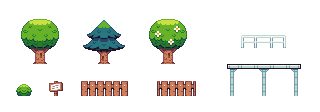
#> input picture assets/images/entities/grassland.png, 320 x 112 px
$ python sprite_extract.py ../assets/images/entities/grassland.png
#> lines starting #> are read from the running program, lines starting #| are printed output that depends on the picture
#!/usr/bin/env python3
"""
Sprite Extractor — detects sprites on a tile grid and outputs:
  1. A composite preview image (sprites blown up and labeled) for visual review
  2. A draft JSON in the entities format used by Lexaway

Usage:
    python sprite_extract.py <spritesheet.png> [options]

Options:
    --tile-size N       Tile size in pixels (default: 16)
    --scale N           Preview scale factor (default: 6)
    --output-dir DIR    Where to write output (default: same dir as input)
    --padding N         Padding between preview sprites in pixels (default: 16)
"""

import argparse
import json
import sys
from pathlib import Path

try:
    from PIL import Image, ImageDraw, ImageFont
except ImportError:
    print("Pillow is required: pip install Pillow", file=sys.stderr)
    sys.exit(1)


def find_non_empty_tiles(img, tile_size):
    """Return set of (col, row) tiles that contain at least one non-transparent pixel."""
    width, height = img.size
    cols = width // tile_size
    rows = height // tile_size
    occupied = set()

    pixels = img.load()
    for row in range(rows):
        for col in range(cols):
            x0 = col * tile_size
            y0 = row * tile_size
            for y in range(y0, min(y0 + tile_size, height)):
                for x in range(x0, min(x0 + tile_size, width)):
                    pixel = pixels[x, y]
                    if len(pixel) >= 4 and pixel[3] > 0:
                        occupied.add((col, row))
                        break
                else:
                    continue
                break

    return occupied


def find_connected_sprites(occupied_tiles):
    """Group adjacent occupied tiles into sprites using flood fill."""
    remaining = set(occupied_tiles)
    sprites = []

    while remaining:
        seed = min(remaining)  # deterministic: top-left first
        group = set()
        stack = [seed]
        while stack:
            tile = stack.pop()
            if tile in remaining:
                remaining.discard(tile)
                group.add(tile)
                col, row = tile
                for dc, dr in [(-1, 0), (1, 0), (0, -1), (0, 1)]:
                    neighbor = (col + dc, row + dr)
                    if neighbor in remaining:
                        stack.append(neighbor)
        sprites.append(group)

    return sprites


def split_sparse_components(groups, density_threshold=0.5):
    """Split connected components along low-density tile columns and rows.

    Sprite sheets sometimes have labels or annotations that bridge otherwise
    separate sprites. This finds columns/rows within each component's bounding
    box where fewer than `density_threshold` fraction of tiles are occupied,
    and splits along those gaps.
    """
    result = []
    for group in groups:
        split = _try_split(group, density_threshold)
        result.extend(split)
    return result


def _try_split(tiles, threshold):
    """Recursively split a tile group along sparse columns, then sparse rows."""
    if len(tiles) <= 1:
        return [tiles]

    min_col, min_row, max_col, max_row = sprite_bounds(tiles)
    w = max_col - min_col + 1
    h = max_row - min_row + 1

    if w >= 3:  # need at least 3 cols to have an interior split
        for col in range(min_col + 1, max_col):
            col_count = sum(1 for (c, r) in tiles if c == col)
            if col_count / h < threshold:
                left = {(c, r) for (c, r) in tiles if c < col}
                right = {(c, r) for (c, r) in tiles if c > col}
                # Tiles in the split column go to whichever side they're closer to
                # (or get dropped — they're sparse noise like text)
                pieces = []
                if left:
                    pieces.extend(_try_split(left, threshold))
                if right:
                    pieces.extend(_try_split(right, threshold))
                if pieces:
                    return pieces

    if h >= 3:
        for row in range(min_row + 1, max_row):
            row_count = sum(1 for (c, r) in tiles if r == row)
            if row_count / w < threshold:
                top = {(c, r) for (c, r) in tiles if r < row}
                bottom = {(c, r) for (c, r) in tiles if r > row}
                pieces = []
                if top:
                    pieces.extend(_try_split(top, threshold))
                if bottom:
                    pieces.extend(_try_split(bottom, threshold))
                if pieces:
                    return pieces

    return [tiles]


def sprite_bounds(tiles):
    """Return (min_col, min_row, max_col, max_row) for a set of tiles."""
    cols = [t[0] for t in tiles]
    rows = [t[1] for t in tiles]
    return min(cols), min(rows), max(cols), max(rows)


def extract_sprites(img, tile_size, density_threshold=0.5, min_tiles=1,
                     crop_region=None):
    """Detect sprites and return list of dicts sorted top-left to bottom-right.

    crop_region: optional (col, row, w_tiles, h_tiles) to restrict detection
                 to a sub-region of the sheet. Coordinates in the output are
                 still relative to the full sheet.
    """
    occupied = find_non_empty_tiles(img, tile_size)

    if crop_region:
        cc, cr, cw, ch = crop_region
        occupied = {
            (c, r) for (c, r) in occupied
            if cc <= c < cc + cw and cr <= r < cr + ch
        }

    groups = find_connected_sprites(occupied)
    groups = split_sparse_components(groups, density_threshold)

    groups = [g for g in groups if len(g) >= min_tiles]

    sprites = []
    for i, group in enumerate(groups):
        min_col, min_row, max_col, max_row = sprite_bounds(group)
        w_tiles = max_col - min_col + 1
        h_tiles = max_row - min_row + 1
        sprites.append({
            "name": f"sprite_{i}",
            "col": min_col,
            "row": min_row,
            "widthTiles": w_tiles,
            "heightTiles": h_tiles,
            "src": [min_col * tile_size, min_row * tile_size],
            "size": [w_tiles * tile_size, h_tiles * tile_size],
        })

    # Sort top-to-bottom, then left-to-right, then renumber.
    sprites.sort(key=lambda s: (s["row"], s["col"]))
    for i, s in enumerate(sprites):
        s["name"] = f"sprite_{i}"

    return sprites


def crop_sprite(img, sprite, tile_size):
    """Crop a sprite region from the source image."""
    x = sprite["src"][0]
    y = sprite["src"][1]
    w = sprite["size"][0]
    h = sprite["size"][1]
    return img.crop((x, y, x + w, y + h))


def build_preview(img, sprites, tile_size, scale, padding):
    """Build a composite preview image with labeled, scaled-up sprites."""
    if not sprites:
        return Image.new("RGBA", (100, 100), (0, 0, 0, 0))

    crops = []
    for s in sprites:
        cropped = crop_sprite(img, s, tile_size)
        scaled = cropped.resize(
            (cropped.width * scale, cropped.height * scale),
            Image.NEAREST,
        )
        crops.append(scaled)

    # Lay out in a grid — aim for roughly square
    n = len(crops)
    cols = max(1, int(n ** 0.5))
    if cols * cols < n:
        cols += 1
    rows_needed = (n + cols - 1) // cols

    label_height = 24
    cell_widths = [0] * cols
    cell_heights = [0] * rows_needed

    for i, crop in enumerate(crops):
        c = i % cols
        r = i // cols
        cell_widths[c] = max(cell_widths[c], crop.width)
        cell_heights[r] = max(cell_heights[r], crop.height + label_height)

    total_w = sum(cell_widths) + padding * (cols + 1)
    total_h = sum(cell_heights) + padding * (rows_needed + 1)

    preview = Image.new("RGBA", (total_w, total_h), (40, 40, 40, 255))
    draw = ImageDraw.Draw(preview)

    try:
        font = ImageFont.truetype("/System/Library/Fonts/Menlo.ttc", 14)
    except (OSError, IOError):
        font = ImageFont.load_default()

    y_offset = padding
    for r in range(rows_needed):
        x_offset = padding
        for c in range(cols):
            idx = r * cols + c
            if idx >= n:
                break
            crop = crops[idx]
            sprite = sprites[idx]

            # Draw checkerboard background for transparency
            checker_size = max(4, scale * 2)
            for cy in range(0, crop.height, checker_size):
                for cx in range(0, crop.width, checker_size):
                    is_light = ((cx // checker_size) + (cy // checker_size)) % 2 == 0
                    color = (70, 70, 70, 255) if is_light else (50, 50, 50, 255)
                    draw.rectangle(
                        [x_offset + cx, y_offset + cy,
                         x_offset + min(cx + checker_size, crop.width) - 1,
                         y_offset + min(cy + checker_size, crop.height) - 1],
                        fill=color,
                    )

            preview.paste(crop, (x_offset, y_offset), crop)

            label = f"{sprite['name']} ({sprite['widthTiles']}x{sprite['heightTiles']})"
            draw.text(
                (x_offset, y_offset + crop.height + 4),
                label,
                fill=(200, 200, 200, 255),
                font=font,
            )

            x_offset += cell_widths[c] + padding
        y_offset += cell_heights[r] + padding

    return preview


def build_json(source_name, tile_size, sprites):
    """Build the entity JSON structure."""
    entities = {}
    for s in sprites:
        entities[s["name"]] = {
            "col": s["col"],
            "row": s["row"],
            "widthTiles": s["widthTiles"],
            "heightTiles": s["heightTiles"],
            "src": s["src"],
            "size": s["size"],
        }

    return {
        "source": source_name,
        "tileSize": tile_size,
        "entities": entities,
    }


def main():
    parser = argparse.ArgumentParser(description="Extract sprites from a tile-based sprite sheet")
    parser.add_argument("spritesheet", help="Path to the sprite sheet PNG")
    parser.add_argument("--tile-size", type=int, default=16, help="Tile size in pixels (default: 16)")
    parser.add_argument("--scale", type=int, default=6, help="Preview scale factor (default: 6)")
    parser.add_argument("--output-dir", help="Output directory (default: same as input)")
    parser.add_argument("--padding", type=int, default=16, help="Preview padding (default: 16)")
    parser.add_argument("--density", type=float, default=0.5, help="Split threshold: columns/rows below this density get split (default: 0.5)")
    parser.add_argument("--min-tiles", type=int, default=1, help="Discard sprites smaller than N tiles (default: 1)")
    parser.add_argument("--crop", help="Restrict detection to a tile region: col,row,w,h (e.g. 12,5,3,4)")
    args = parser.parse_args()

    input_path = Path(args.spritesheet)
    if not input_path.exists():
        print(f"File not found: {input_path}", file=sys.stderr)
        sys.exit(1)

    output_dir = Path(args.output_dir) if args.output_dir else input_path.parent
    output_dir.mkdir(parents=True, exist_ok=True)

    stem = input_path.stem

    crop_region = None
    if args.crop:
        parts = [int(x) for x in args.crop.split(",")]
        if len(parts) != 4:
            print("--crop requires exactly 4 values: col,row,w,h", file=sys.stderr)
            sys.exit(1)
        crop_region = tuple(parts)

    img = Image.open(input_path).convert("RGBA")
#> img is the input picture: PIL image 320x112 RGBA; mean R, G, B, A 233.4, 235.6, 228.9, 40.4
    print(f"Loaded {input_path.name}: {img.width}x{img.height} ({img.width // args.tile_size}x{img.height // args.tile_size} tiles)")
#| Loaded grassland.png: 320x112 (20x7 tiles)
    if crop_region:
        print(f"Cropping to tile region: col={crop_region[0]} row={crop_region[1]} {crop_region[2]}x{crop_region[3]} tiles")

    sprites = extract_sprites(img, args.tile_size, args.density, args.min_tiles,
                              crop_region)
#> after the loop in find_non_empty_tiles, `for row in range(rows):`: occupied = 47 items
#> in extract_sprites, `groups = find_connected_sprites(occupied)`: groups = 9 items
#> the loop in split_sparse_components, `for group in groups:` made 9 passes
#> the loop in extract_sprites, `for i, group in enumerate(groups):` made 9 passes
#> the loop in extract_sprites, `for i, s in enumerate(sprites):` made 9 passes
#> sprites = 9 items
    print(f"Found {len(sprites)} sprites:")
#| Found 9 sprites:
    for s in sprites:
        print(f"  {s['name']}: col={s['col']} row={s['row']} size={s['widthTiles']}x{s['heightTiles']} tiles")
#> this loop made 9 passes
#|   sprite_0: col=1 row=1 size=3x3 tiles
#|   sprite_1: col=5 row=1 size=3x3 tiles
#|   sprite_2: col=9 row=1 size=3x3 tiles
#|   sprite_3: col=15 row=2 size=3x1 tiles
#|   sprite_4: col=14 row=4 size=5x2 tiles
#|   sprite_5: col=1 row=5 size=1x1 tiles
#|   sprite_6: col=3 row=5 size=1x1 tiles
#|   sprite_7: col=5 row=5 size=3x1 tiles
#> (further printed lines are left out)

    # Write preview
    preview = build_preview(img, sprites, args.tile_size, args.scale, args.padding)
#> the loop in build_preview, `for s in sprites:` made 9 passes
#> (x in crop_sprite, y in crop_sprite, w in crop_sprite, h in crop_sprite) on passes 1 to 9: (16, 16, 48, 48), (80, 16, 48, 48), (144, 16, 48, 48), (240, 32, 48, 16), (224, 64, 80, 32), (16, 80, 16, 16), (48, 80, 16, 16), (80, 80, 48, 16), (144, 80, 64, 16)
#> pass 1, in build_preview, `cropped = crop_sprite(img, s, tile_size)`:
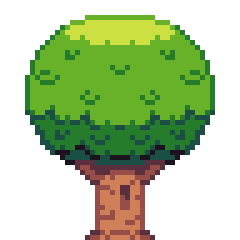
#> cropped: PIL image 48x48 RGBA (shown 5 times larger); mean R, G, B, A 177.4, 200, 154.5, 126; transparent parts drawn white
#> pass 2, in build_preview, `cropped = crop_sprite(img, s, tile_size)`:
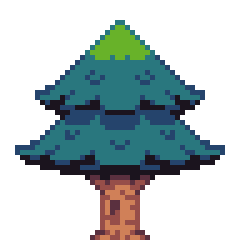
#> cropped: PIL image 48x48 RGBA (shown 5 times larger); mean R, G, B, A 179, 193.1, 194.3, 97.8; transparent parts drawn white
#> in build_preview, `n = len(crops)`: n = 9
#> in build_preview, `cols = max(1, int(n ** 0.5))`: cols = 3
#> in build_preview, `cell_widths = [0] * cols`: cell_widths = [0, 0, 0]
#> the loop in build_preview, `for i, crop in enumerate(crops):` made 9 passes
#> (c, r) on passes 1 to 9: (0, 0), (1, 0), (2, 0), (0, 1), (1, 1), (2, 1), (0, 2), (1, 2), (2, 2)
#> after the loop in build_preview, `for i, crop in enumerate(crops):`: cell_heights = [312, 216, 120]; cell_widths = [288, 480, 384]
#> in build_preview, `total_w = sum(cell_widths) + padding * (cols + 1)`: total_w = 1216
#> in build_preview, `total_h = sum(cell_heights) + padding * (rows_needed + 1)`: total_h = 712
#> the loop in build_preview, `for r in range(rows_needed):` made 3 passes
#> y_offset on passes 1 to 3: 344, 576, 712
#> after the loop in build_preview, `for r in range(rows_needed):`:
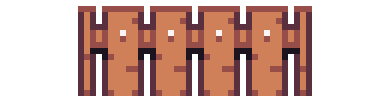
#> crop: PIL image 384x96 RGBA; mean R, G, B, A 206.5, 172, 162.5, 133.2; transparent parts drawn white
#> after the loop in build_preview, `for r in range(rows_needed):`:
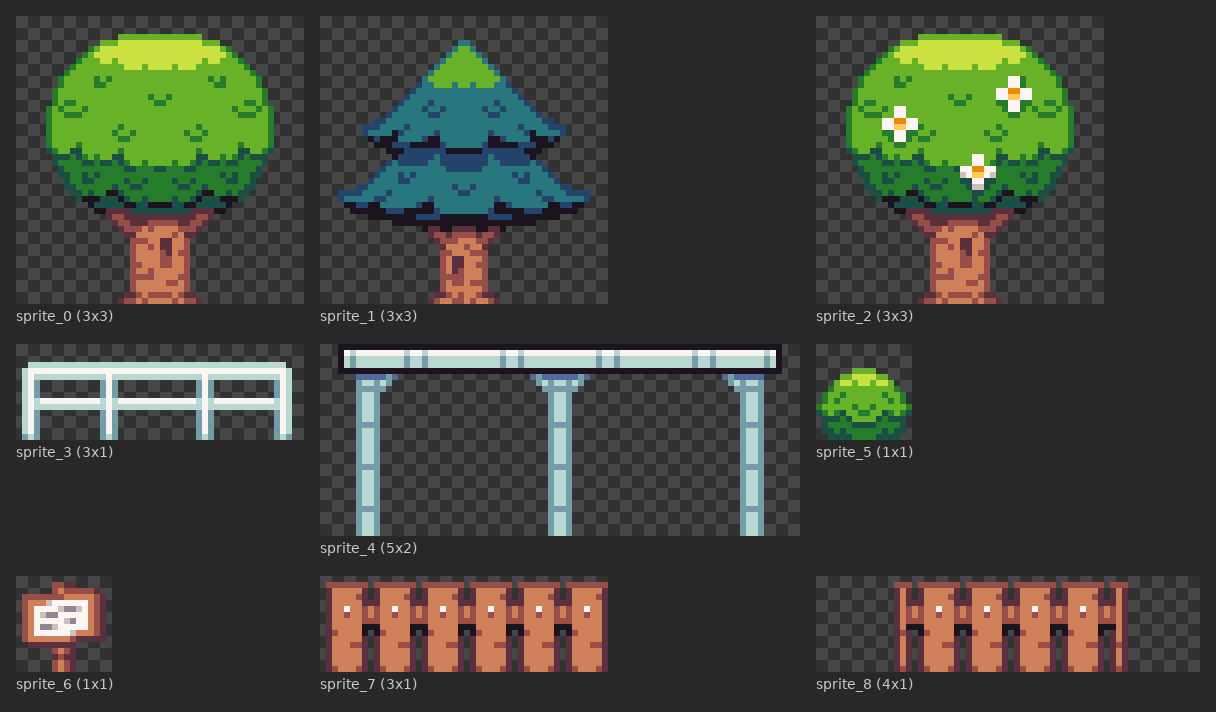
#> preview: PIL image 1216x712 RGBA; mean R, G, B, A 64.8, 67.9, 58.1, 255
    preview_path = output_dir / f"{stem}_preview.png"
    preview.save(preview_path)
    print(f"\nPreview saved: {preview_path}")

    # Write draft JSON
    data = build_json(input_path.name, args.tile_size, sprites)
#> the loop in build_json, `for s in sprites:` made 9 passes
#> after the loop in build_json, `for s in sprites:`: entities = 9 items
#> data = 3 items
    json_path = output_dir / f"{stem}_draft.json"
    json_path.write_text(json.dumps(data, indent=2) + "\n")
    print(f"Draft JSON saved: {json_path}")


if __name__ == "__main__":
    main()
